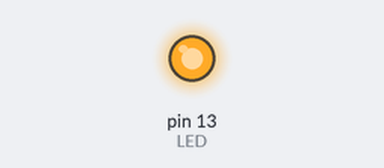
Simulated run of this sketch. Board: Arduino Uno, built with avr-gcc and run on an emulated ATmega328P. Parts: output pins drawn as LEDs (lit = HIGH). Random numbers use the default seed unless the sketch sets one; what the sketch prints to the serial monitor is not drawn.

Above: at 0.1 s.
At 31.1 s:
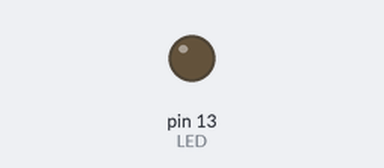
Timing chart, 0 to 36.5 s (numbered marks = the images above):
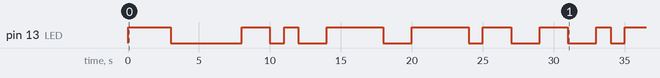

Measured:
- by itself, pin 13 (LED): LOW → HIGH at 0.00 s, → LOW 3.0 s later, → HIGH 5.0 s later, → LOW 2.0 s later, … (17 changes in this stretch)

The sketch:

Memory_Copy.ino
```cpp
#include <Streaming.h>

#define LED 13

// this is the animation code that we want to push to the Slaves
class Animation {
  public:
    void setup();
    void update(boolean light);
};
void Animation::setup() {
  pinMode(LED, OUTPUT);
}
void Animation::update(boolean light) {
  // do something useful with the message
  digitalWrite( LED, light ? HIGH : LOW );
}

Animation a;

void setup() {
  // put your setup code here, to run once:
  Serial.begin(115200);
  Serial << F("Startup. complete") << endl;

  a.setup();
  Serial << F("sizeof animation=") << sizeof(a) << endl;
}

void loop() {
  // run the animation straight, as-is.

  boolean value = random(0, 2);
  a.update(value);

  delay(1000);
}
```
